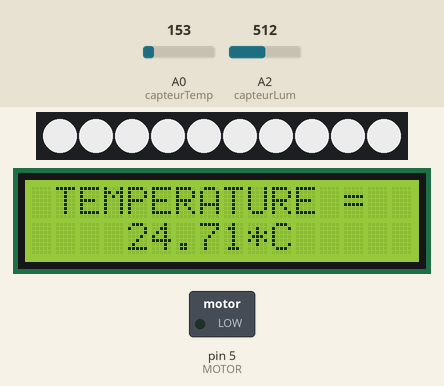
Recording of a sketch running on a simulated Arduino Uno, built with avr-gcc and run on an emulated ATmega328P. Parts: 10 RGB LEDs in strip order, left to right, 16×2 character LCD, switched loads named in the sketch (green lamp = pin HIGH). The test bench sets the inputs (shaded band); at power-on: A0 (capteurTemp) = 153, A2 (capteurLum) = 512. Dim RGB values are drawn brighter than linear; what the sketch prints to the serial monitor is not drawn.

Above: at 1.2 s.
1.3 s: A0 (capteurTemp) set to 132
At 2.8 s:
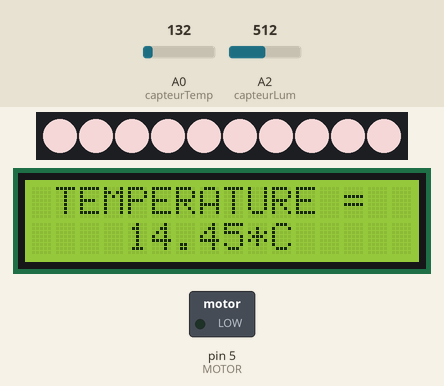
3.5 s: A0 (capteurTemp) set to 112
At 4.7 s:
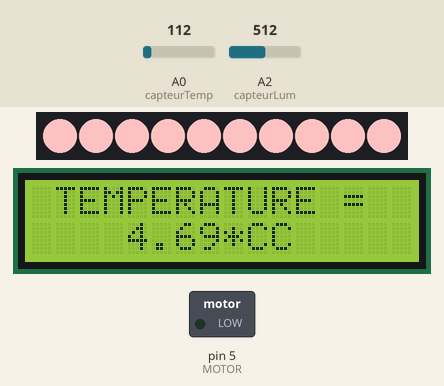
5.5 s: A2 (capteurLum) set to 486
7.5 s: A0 (capteurTemp) set to 221
At 8.5 s:
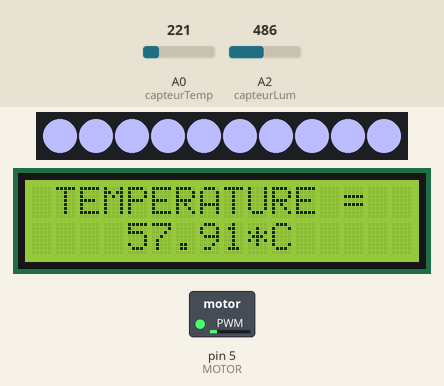
9.6 s: A2 (capteurLum) set to 900
At 10.4 s:
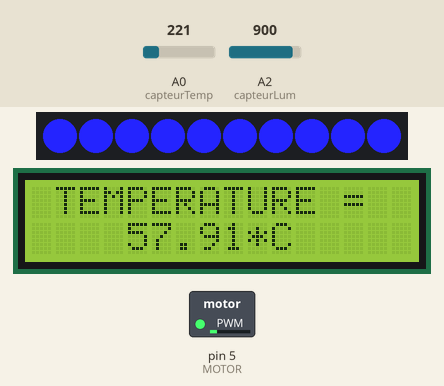
11.6 s: A0 (capteurTemp) set to 133
At 13.5 s:
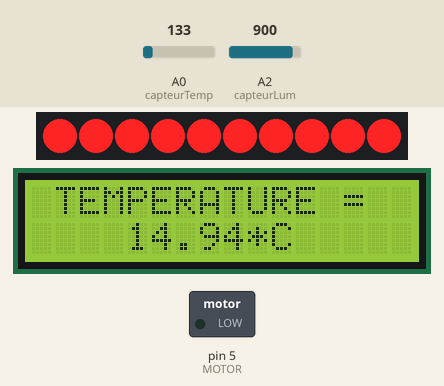
Timing chart, 0 to 14.6 s (numbered marks = the images above; inputs shaded):
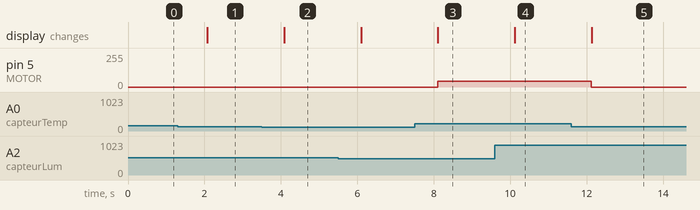

The sketch:

IOT_e-desk.ino
```cpp
#include <Adafruit_NeoPixel.h>
#include <LiquidCrystal.h>

#define NEOpin 2
#define NUMPIXELS 10
#define MOTOR 5

#define FAN_SPEED(i)	analogWrite(MOTOR, map(i, 0, 100, 0, 255))

int capteurTemp = A0;
int capteurLum = A2;

Adafruit_NeoPixel pixels = Adafruit_NeoPixel(NUMPIXELS, NEOpin, NEO_GRB + NEO_KHZ800);
LiquidCrystal lcd(12, 11, 7, 6, 4, 3);

void setup()
{
  pixels.begin();
  Serial.begin(9600);
  lcd.begin(16, 2);
  pinMode(MOTOR, OUTPUT);
}

void loop()
{
  int temp_tension = analogRead(capteurTemp);
  // Voltage goes from 0 to 1024, multiplied by
  // input voltage of 5V
  // It's converted to Celcius degrees
  float temperature = (((temp_tension * 5) / 1024.0) - 0.5) * 100;

  float light_tension = analogRead(capteurLum);
  // Lightness values go from 0 to 471
  // Compute lightness coefficient: [-64,63[
  int l = ((light_tension / 500) * 127) - 64;

  // Default color with lightness coef
  uint32_t color = pixels.Color(128 + l, 128 + l, 128 + l);

  // Increase blue or red color and fan speed
  // according to temperature
  if (temperature > 40){
    int blue = 128 + l + (temperature - 40) * 5;
  	color = pixels.Color(128 + l, 128 + l, ((blue < 255)?blue:255));
    FAN_SPEED(temperature - 40);
  } else if (temperature < 20) {
    int red = 128 + l + (20 - temperature) * 5;
    color = pixels.Color(((red < 255)?red:255), 128 + l, 128 + l);
    FAN_SPEED(0);
  }
  pixels.fill(color);
  pixels.show();

  // Display temprature on LCD screen
  lcd.setCursor(1, 0);
  lcd.print("TEMPERATURE = ");
  lcd.setCursor(4, 1);
  lcd.print(temperature);
  lcd.print("*C");

  // Simulating data sent to server
  Serial.print(temperature);
  Serial.println(" degres Celsius");
  Serial.print(l);
  Serial.println(" lightness");

  delay(1000);
}
```

Measured:
- the behaviour switches between 123 and 122 on A0 (capteurTemp) (found by bisection; images 1 and 2)
- after the input at 1.3 s, the display: changes after 0.78 s (image 1)
- after the input at 3.5 s, the display: changes after 0.59 s (image 2)
- after the input at 7.5 s, pin 5 (MOTOR): 0/255 → 43/255 after 0.60 s; the display: changes after 0.61 s (image 3)
- after the input at 11.6 s, pin 5 (MOTOR): 43/255 → 0/255 after 0.52 s; the display: changes after 0.53 s (image 5)
